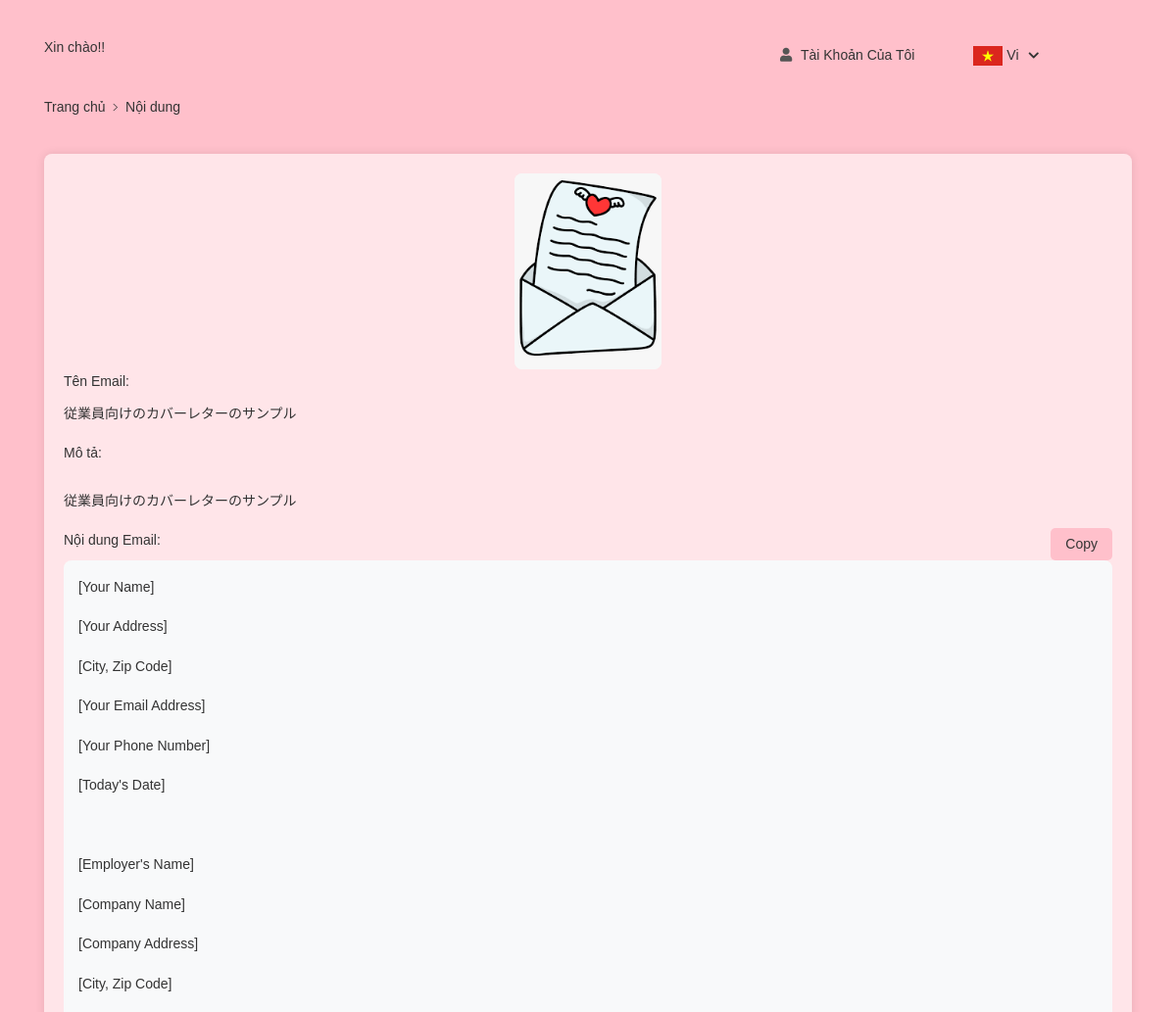
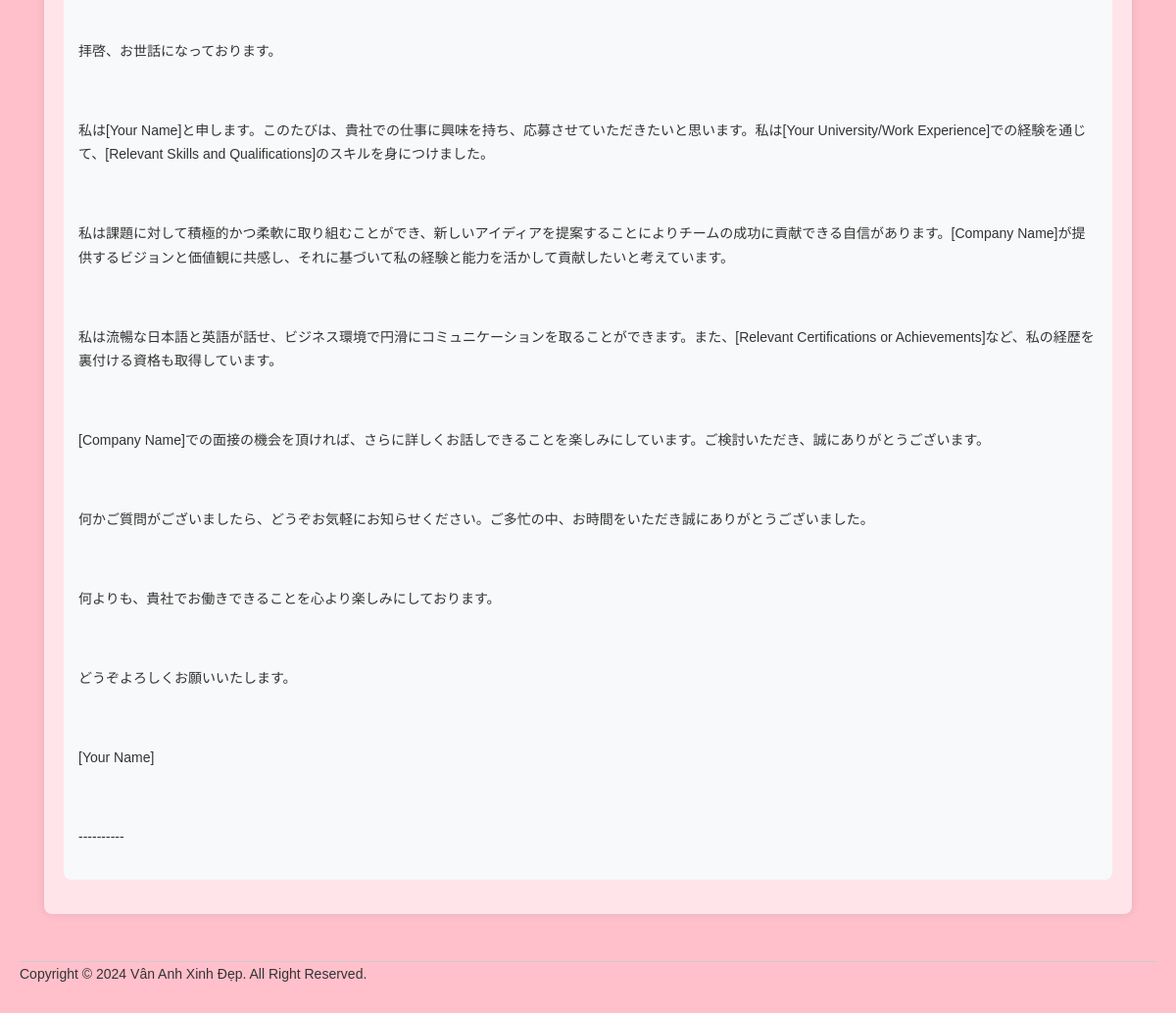
/view.php?id=27, run on the app's committed database (2 pictures, top to bottom).
### tables this page shows
CREATE TABLE `article` (
  `id` int(11) NOT NULL,
  `title` varchar(255) NOT NULL,
  `description` text NOT NULL,
  `img` varchar(255) NOT NULL,
  `abstract` varchar(255) NOT NULL,
  `created_at` int(11) NOT NULL,
  `update_at` int(11) NOT NULL,
  `created_by` int(11) NOT NULL,
  `update_by` int(11) NOT NULL
);

### lang/get_lang.php (called while the page is built, shortened)
<?php
function getLang($key){
    global $lang;
    return $lang[$key];
}
?>

### view.php (the view, shortened to what this page needs)
<?php require_once("templates/header.php") ?>
<?php
include('config/db_connect.php');
$articleIdToView = $_GET['id'];
$sql = "SELECT * FROM article WHERE id = $articleIdToView";
$result = $conn->query($sql);
$row = $result->fetch_assoc();
?>
<section class="breadcrumb-section">
    <div class="container">
        <div class="breadcrumb-contents">
            <nav aria-label="breadcrumb">
                <ol class="breadcrumb">
                    <li class="breadcrumb-item"><a href="index.php"><?= getLang('home') ?></a></li>
                    <li class="breadcrumb-item active"><?= getLang('content') ?></li>
                </ol>
            </nav>
        </div>
    </div>
</section>
<link href="https://cdn.quilljs.com/1.3.6/quill.snow.css" rel="stylesheet">
<main class="page-content">
<div class="container">
    <div class="article-container mb-5">
        <div style="height: 200px; width:100%; text-align:center;">
        <?php if (!empty($row['img'])) : ?>
        <img src="<?php echo 'admin/'.$row['img']; ?>" alt="<?php echo $row['title']; ?>">
        <?php endif; ?>
        </div>
        <label class="form-label"><?= getLang('name_email') ?>:</label>
        <p><?php echo $row['title']; ?></p>
        <label class="form-label"><?= getLang('abstract') ?>:</label>
        <p><?php echo $row['abstract']; ?></p>
        <label class="form-label"><?= getLang('description') ?>:</label>
        <label id="copyButton" class="">Copy</label>
        <div id="emailContent"><?php echo $row['description']; ?></div>
    </div>
  </div>
</main>
<?php require_once("templates/footer.php") ?>
</html>

### css/app.css (style rules this page uses)
body { position: absolute; }

### view.php (style rules this page uses)
body { font-family: 'Arial', sans-serif; background-color: pink; padding: 20px; }
#emailContent { background-color: #f8f9fa; padding: 15px; border-radius: 8px; margin-bottom: 15px; }
#copyButton { float: right; background-color: pink; border-color: #c4c4c429; color: var(--text-secondary-color); padding: 4px 15px; border-radius: 5px; cursor: pointer; transition: background-color 0.3s ease, color 0.3s ease; }
.article-container { background-color: #ffffff96; padding: 20px; border-radius: 8px; box-shadow: 0 0 10px rgba(0, 0, 0, 0.1); margin: 0 auto; }
.article-container img { max-height: 100%; max-width: 100%; border-radius: 8px; margin-bottom: 10px; object-fit: cover; object-position: center; background-color: #f8f9fa; }

### data on the page
article: img (picture), title "従業員向けのカバーレターのサンプル", abstract "従業員向けのカバーレターのサンプル", description "[Your Name] [Your Address] [City, Zip Code] [Your Email Address] [Your Phone Number] [Today's Date] [Employer's Name] [Company Name] [Company Address] [City, Zip Code] 拝啓、お世話になっております。 私は[Your Name]と申します。このたびは、貴社での仕事に興味を持ち、応募させていただきたいと思います。私は[Your University/Work Experience]での経験を通じて、[Relevant Skills and Qualifications]のスキルを身につけました。 私は課題に対して積極的かつ柔軟に取り組むことができ、新しいアイディアを提案することによりチームの成功に貢献できる自信があります。[Company Name]が提供するビジョンと価値観に共感し、それに基づいて私の経験と能力を活かして貢献したいと考えています。 私は流暢な日本語と英語が話せ、ビジネス環境で円滑にコミュニケーションを取ることができます。また、[Relevant Certifications or Achievements]など、私の経歴を裏付ける資格も取得しています。 [Company Name]での面接の機会を頂ければ、さらに詳しくお話しできることを楽しみにしています。ご検討いただき、誠にありがとうございます。…"

### other printed values
getLang('my_account') "Tài Khoản Của Tôi"
$selected_lang "Vi"
getLang('home') "Trang chủ"
getLang('content') "Nội dung"
getLang('name_email') "Tên Email"
getLang('abstract') "Mô tả"
getLang('description') "Nội dung Email"
